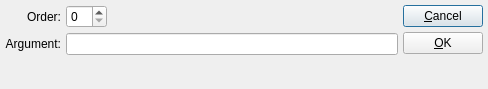
<?xml version="1.0" encoding="UTF-8"?>
<ui version="4.0">
 <comment>This file is part of the xTuple ERP: PostBooks Edition, a free and
open source Enterprise Resource Planning software suite,
Copyright (c) 1999-2018 by OpenMFG LLC, d/b/a xTuple.
It is licensed to you under the Common Public Attribution License
version 1.0, the full text of which (including xTuple-specific Exhibits)
is available at www.xtuple.com/CPAL.  By using this software, you agree
to be bound by its terms.</comment>
 <class>customCommandArgument</class>
 <widget class="QDialog" name="customCommandArgument">
  <property name="geometry">
   <rect>
    <x>0</x>
    <y>0</y>
    <width>488</width>
    <height>89</height>
   </rect>
  </property>
  <property name="windowTitle">
   <string>Custom Command Argument</string>
  </property>
  <layout class="QHBoxLayout">
   <item>
    <layout class="QVBoxLayout">
     <property name="spacing">
      <number>0</number>
     </property>
     <property name="margin">
      <number>0</number>
     </property>
     <item>
      <layout class="QGridLayout">
       <property name="margin">
        <number>0</number>
       </property>
       <item row="0" column="0">
        <widget class="QLabel" name="_orderLit">
         <property name="text">
          <string>Order:</string>
         </property>
         <property name="alignment">
          <set>Qt::AlignRight|Qt::AlignTrailing|Qt::AlignVCenter</set>
         </property>
        </widget>
       </item>
       <item row="1" column="0">
        <widget class="QLabel" name="_argumentLit">
         <property name="text">
          <string>Argument:</string>
         </property>
         <property name="alignment">
          <set>Qt::AlignRight|Qt::AlignTrailing|Qt::AlignVCenter</set>
         </property>
        </widget>
       </item>
       <item row="0" column="1">
        <layout class="QHBoxLayout">
         <property name="spacing">
          <number>0</number>
         </property>
         <property name="margin">
          <number>0</number>
         </property>
         <item>
          <widget class="QSpinBox" name="_order"/>
         </item>
         <item>
          <spacer name="spacer3">
           <property name="orientation">
            <enum>Qt::Horizontal</enum>
           </property>
           <property name="sizeType">
            <enum>QSizePolicy::Expanding</enum>
           </property>
           <property name="sizeHint" stdset="0">
            <size>
             <width>21</width>
             <height>20</height>
            </size>
           </property>
          </spacer>
         </item>
        </layout>
       </item>
       <item row="1" column="1">
        <widget class="QLineEdit" name="_argument"/>
       </item>
      </layout>
     </item>
     <item>
      <spacer name="spacer4">
       <property name="orientation">
        <enum>Qt::Vertical</enum>
       </property>
       <property name="sizeType">
        <enum>QSizePolicy::Expanding</enum>
       </property>
       <property name="sizeHint" stdset="0">
        <size>
         <width>20</width>
         <height>40</height>
        </size>
       </property>
      </spacer>
     </item>
    </layout>
   </item>
   <item>
    <layout class="QVBoxLayout">
     <property name="spacing">
      <number>0</number>
     </property>
     <property name="margin">
      <number>0</number>
     </property>
     <item>
      <layout class="QVBoxLayout">
       <property name="margin">
        <number>0</number>
       </property>
       <item>
        <widget class="QPushButton" name="_close">
         <property name="text">
          <string>&amp;Cancel</string>
         </property>
        </widget>
       </item>
       <item>
        <widget class="QPushButton" name="_accept">
         <property name="text">
          <string>&amp;OK</string>
         </property>
        </widget>
       </item>
      </layout>
     </item>
     <item>
      <spacer name="spacer1">
       <property name="orientation">
        <enum>Qt::Vertical</enum>
       </property>
       <property name="sizeType">
        <enum>QSizePolicy::Expanding</enum>
       </property>
       <property name="sizeHint" stdset="0">
        <size>
         <width>20</width>
         <height>51</height>
        </size>
       </property>
      </spacer>
     </item>
    </layout>
   </item>
  </layout>
 </widget>
 <layoutdefault spacing="5" margin="5"/>
 <tabstops>
  <tabstop>_order</tabstop>
  <tabstop>_argument</tabstop>
  <tabstop>_accept</tabstop>
  <tabstop>_close</tabstop>
 </tabstops>
 <includes>
  <include location="global">parameter.h</include>
 </includes>
 <resources/>
 <connections>
  <connection>
   <sender>_close</sender>
   <signal>clicked()</signal>
   <receiver>customCommandArgument</receiver>
   <slot>reject()</slot>
   <hints>
    <hint type="sourcelabel">
     <x>20</x>
     <y>20</y>
    </hint>
    <hint type="destinationlabel">
     <x>20</x>
     <y>20</y>
    </hint>
   </hints>
  </connection>
 </connections>
</ui>
